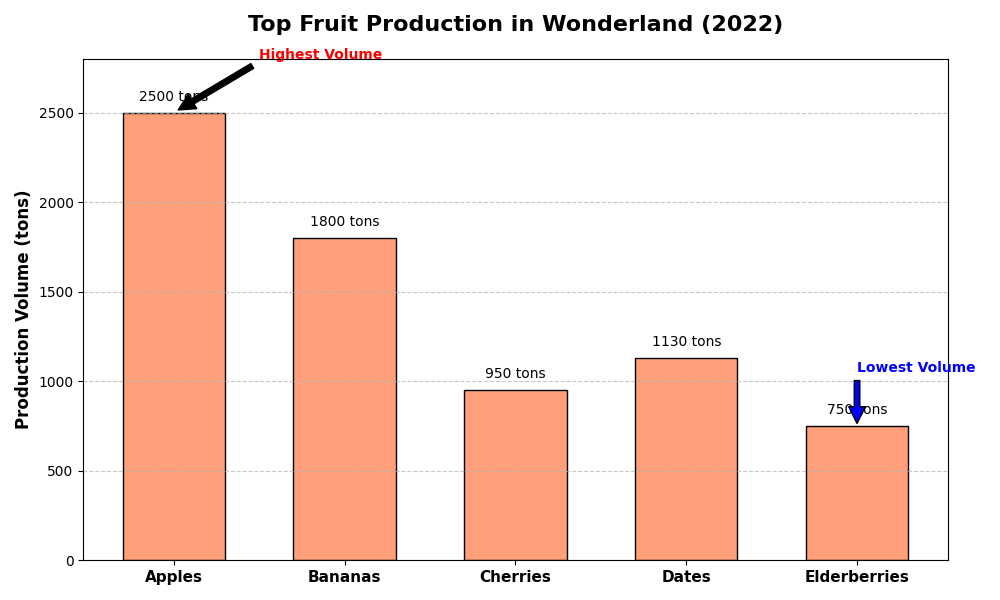

This chart was generated by the following Python code:
import matplotlib.pyplot as plt
import numpy as np

# Fruits and their production volumes in tons
fruits = ["Apples", "Bananas", "Cherries", "Dates", "Elderberries"]
production_volume = [2500, 1800, 950, 1130, 750]

# Create the figure and axis
fig, ax = plt.subplots(figsize=(10, 6))

# Plot the vertical bar chart with a single color
bars = ax.bar(fruits, production_volume, color='#FFA07A', edgecolor='black', width=0.6)

# Add data labels above each bar
for bar in bars:
    height = bar.get_height()
    ax.text(bar.get_x() + bar.get_width() / 2, height + 50,
            f'{int(height)} tons', ha='center', va='bottom', fontsize=10, color='black')

# Customize the appearance
ax.set_ylabel('Production Volume (tons)', fontsize=12, fontweight='bold')
ax.set_title('Top Fruit Production in Wonderland (2022)',
             fontsize=16, fontweight='bold', pad=20)
ax.set_ylim(0, max(production_volume) + 300)
ax.set_xticks(np.arange(len(fruits)))
ax.set_xticklabels(fruits, fontsize=11, fontweight='bold')
ax.grid(axis='y', linestyle='--', alpha=0.7)

# Add annotations to highlight specific points
ax.annotate('Highest Volume', xy=(0, production_volume[0]), 
            xytext=(0.5, production_volume[0] + 300), 
            arrowprops=dict(facecolor='black', shrink=0.05),
            fontsize=10, fontweight='bold', color='red')

ax.annotate('Lowest Volume', xy=(4, production_volume[4]), 
            xytext=(4, production_volume[4] + 300), 
            arrowprops=dict(facecolor='blue', shrink=0.05),
            fontsize=10, fontweight='bold', color='blue')

# Adjust layout to ensure the chart is visually appealing
plt.tight_layout()

# Display the plot
plt.show()
